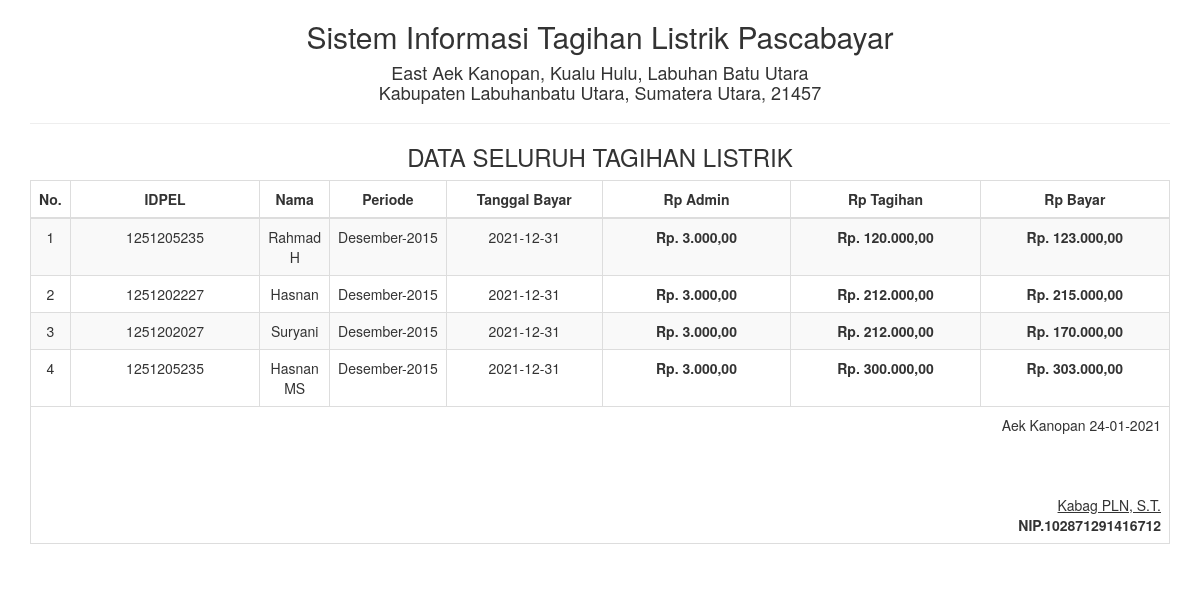
The page /report/tagihan_semua.php on the database its author committed.
### tables this page shows
CREATE TABLE `tagihan` (
  `idpel` int(20) NOT NULL,
  `nama_pel` varchar(50) NOT NULL,
  `periode` varchar(10) NOT NULL,
  `tahun_per` year(4) NOT NULL,
  `tgl_bayar` date NOT NULL,
  `rp_admin` int(5) NOT NULL,
  `rp_tagihan` int(11) NOT NULL,
  `rp_bayar` int(11) NOT NULL,
  `id` int(2) NOT NULL
);

### report/tagihan_semua.php (the view, shortened to what this page needs)
<!DOCTYPE html>
<html>
    <head>
        <link href="../Assets/css/bootstrap.min.css" rel="stylesheet" type="text/css"/>
    </head>
    <body onload="print()">
        <?php
        include '../config/koneksi.php';
        ?>
        <div class="container">
            <div class='row'>
                <div class="col-sm-12">
                    <div class="text-center">
                        <h2>Sistem Informasi Tagihan Listrik Pascabayar </h2>
                        <h4>East Aek Kanopan, Kualu Hulu, Labuhan Batu Utara <br> Kabupaten Labuhanbatu Utara, Sumatera Utara, 21457</h4>
                        <hr>
                        <h3>DATA SELURUH TAGIHAN LISTRIK</h3>
                        <table class="table table-bordered table-striped table-hover">
                        <tbody>
                                <thead>
								<tr>
                                    <th>No.</th><th width="17%"><center>IDPEL</center></th><th><center>Nama</center></th><th width="10%"><center>Periode</center></th><th width="14%"><center>Tanggal Bayar</center></th>
                                    <th width="17%"><center>Rp Admin</center></th><th width="17%"><center>Rp Tagihan</center></th><th width="17%"><center>Rp Bayar</center></th>
                                </tr>
								</thead>
							<tbody>
                            <?php
                            $sql = "SELECT * FROM tagihan";
                            $query = mysqli_query($koneksi, $sql) or die("SQL Anda Salah");
                            $nomor = 0;
                            while ($data = mysqli_fetch_array($query)) {
                                $nomor++;
                                ?>
                                <tr>
                                    <td><?= $nomor ?></td>
                                    <td><?= $data['idpel'] ?></td>
									<td><?= $data['nama_pel'] ?></td>
                                    <td><?= $data['periode'] ?>-<?= $data['tahun_per'] ?></td>
                                    <td><?= $data['tgl_bayar'] ?></td>
                                    <td><b><?php echo "Rp. " . number_format($data['rp_admin'], 2, ",", "."); ?></b></td>
                                    <td><b><?php echo "Rp. " . number_format($data['rp_tagihan'] , 2, ",", "."); ?></b></td>
                                    <td><b><?php echo "Rp. " . number_format( $data['rp_bayar'], 2, ",", "."); ?></b></td>
                                </tr>
                            <?php } ?>
							</tbody>
                        </tbody>
                            <tfoot>
                                <tr>
                                    <td colspan="8" class="text-right">
                                        Aek Kanopan  <?= date("d-m-Y") ?>
                                        <br><br><br><br>
                                        <u>Kabag PLN, S.T.<strong></u><br>
                                        NIP.102871291416712
									</td>
								</tr>
							</tfoot>
                        </table>
                    </div>
                </div>
            </div>
    </body>
</html>

### rows shown on the page
tagihan: idpel "1251205235", nama_pel "Rahmad H", periode "Desember", tahun_per "2015", tgl_bayar "2021-12-31", rp_admin "3.000,00", rp_tagihan "120.000,00", rp_bayar "123.000,00"
tagihan: idpel "1251202227", nama_pel "Hasnan", periode "Desember", tahun_per "2015", tgl_bayar "2021-12-31", rp_admin "3.000,00", rp_tagihan "212.000,00", rp_bayar "215.000,00"
tagihan: idpel "1251202027", nama_pel "Suryani", periode "Desember", tahun_per "2015", tgl_bayar "2021-12-31", rp_admin "3.000,00", rp_tagihan "212.000,00", rp_bayar "170.000,00"
tagihan: idpel "1251205235", nama_pel "Hasnan MS", periode "Desember", tahun_per "2015", tgl_bayar "2021-12-31", rp_admin "3.000,00", rp_tagihan "300.000,00", rp_bayar "303.000,00"
